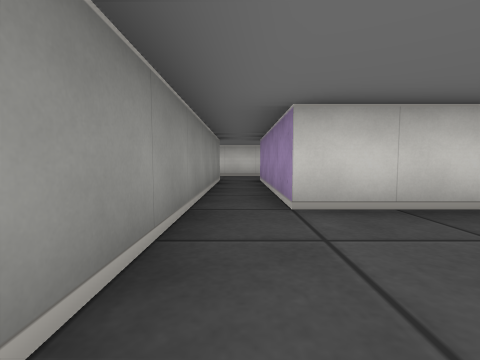
view 1 (above)

17 first-person views from a walk through a cub3D maze. The camera is about half as high as the walls, tilts 4° down and sees 85° across. The floor is counted in squares. Each view is taken from the middle of a square. On the plan, view 1 faces up. The plan holds only what a view shows up to about 9 squares ahead; the rest is blank.

view 2
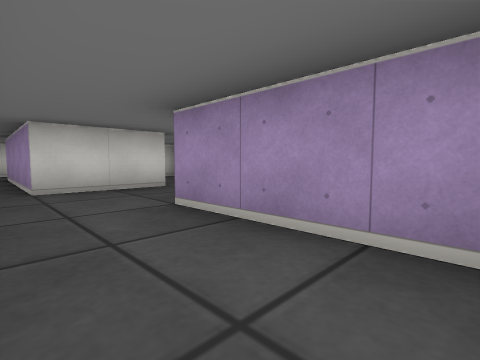

view 3
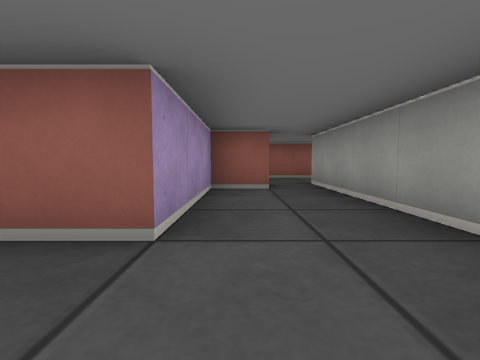

view 4
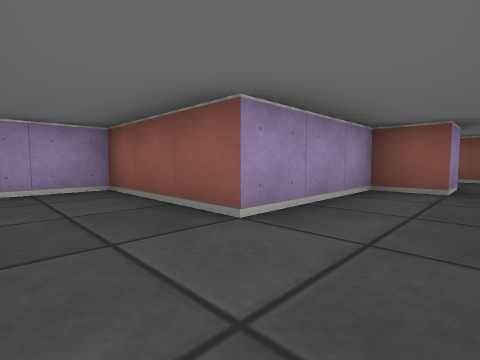

view 5
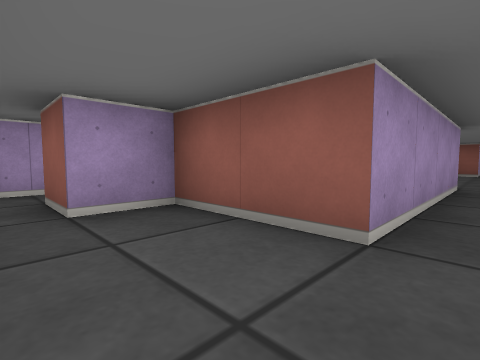

view 6
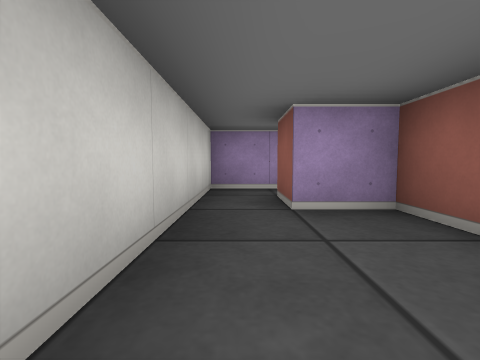

view 7
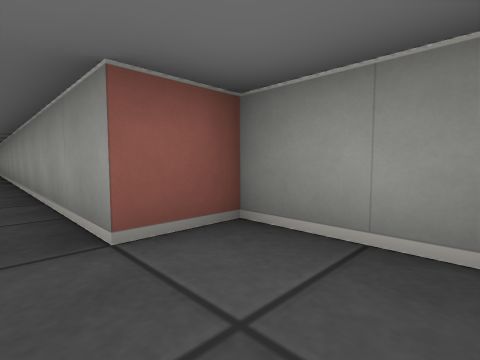

view 8
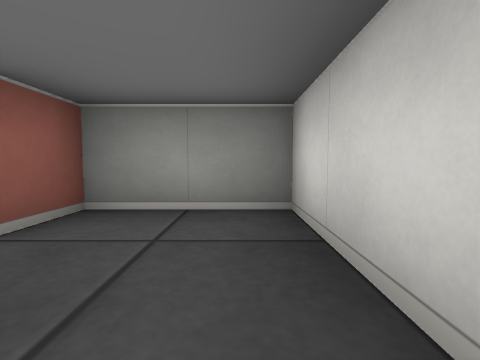

view 9
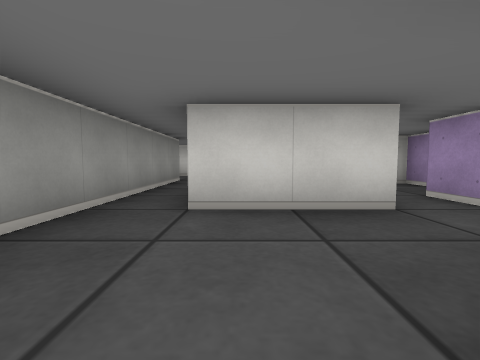

view 10
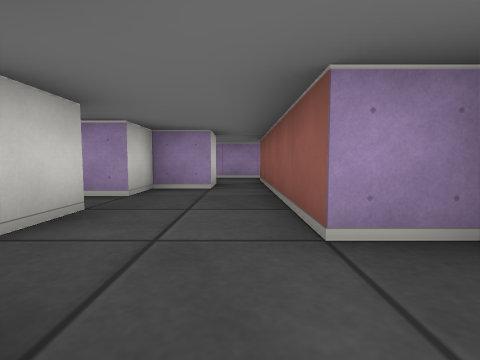

view 11
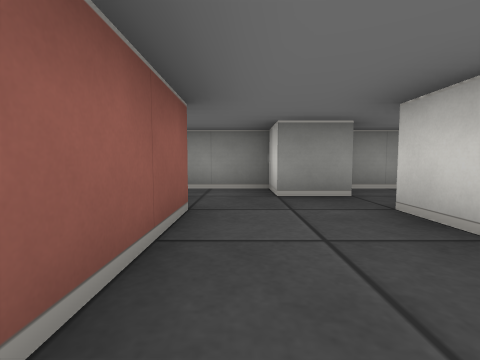

view 12
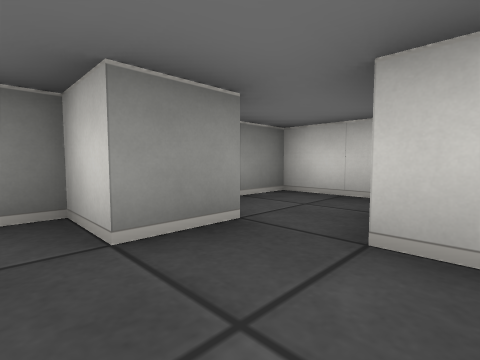

view 13
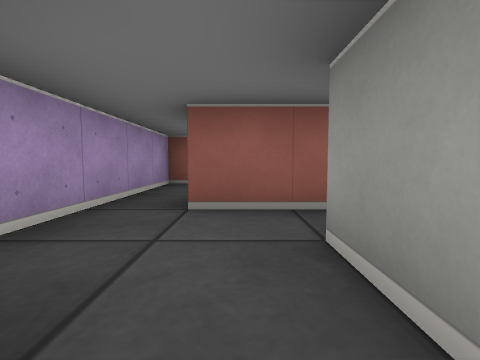

view 14
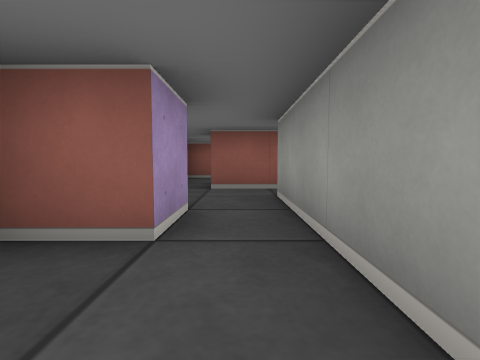

view 15
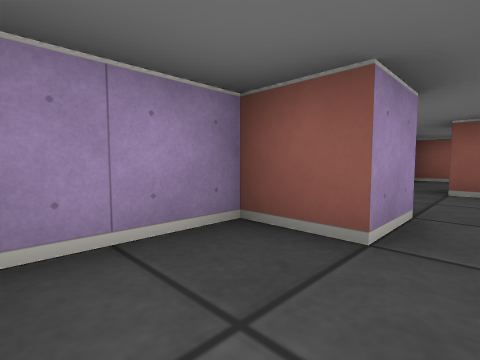

view 16
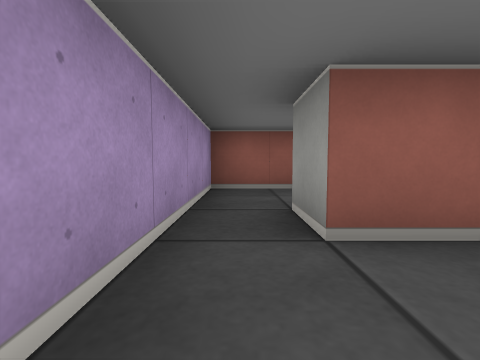

view 17
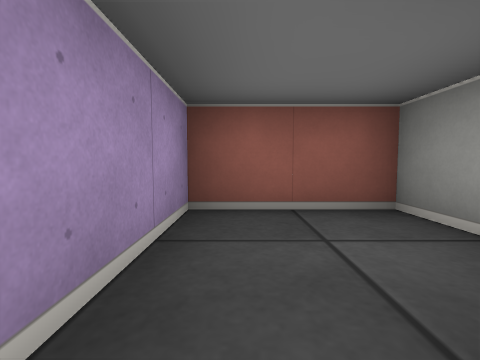

### Floor plan
Points are (right, up) in squares from view 1. A wall is a line through its corners. A room is listed if a view was taken in it or the views show most of it. See-through windows are left out.
Room 1 (views 1, 2, 3, 4, 9)
walls: (-0.5, 2.5) (-0.5, -3.5); (1.4, 2.5) (0.5, 2.5); (0.5, -3.5) (0.5, -2.5) (1.5, -2.5) (1.5, 0.5)
ways out: opening at (0, 3) to room 2; opening at (0, -4) to room 4; opening at (2, 1.5) to room 7
Room 2 (views 5, 6, 7, 8)
walls: (4.5, 7.2) (4.5, 8.5) (-1.5, 8.5) (-1.5, 6.5) (-0.5, 6.5) (-0.5, 2.5); (0.5, 2.5) (0.5, 6.5) (2.5, 6.5) (2.5, 7.5) (3.5, 7.5)
ways out: opening at (0, 3) to room 1
Room 3 (view 10)
walls: (-2.5, -3.4) (-2.5, -4.5) (-3.5, -4.5) (-3.5, -6); (-2.1, -1.5) (-3.5, -1.5) (-3.5, -3.1)
ways out: opening at (-1, -4.5) to room 4; opening at (-3, -6.5)
Room 4 (views 11, 12)
walls: (-0.5, -3.5) (-1.5, -3.5); (1.5, -4.5) (1.5, -3.5) (0.5, -3.5); (-1.5, -5.5) (1.5, -5.5)
ways out: opening at (0, -4) to room 1; opening at (-1, -4.5) to room 3; opening at (2, -5) to room 6
Room 5 (views 13, 14, 15)
walls: (2.5, -1.5) (2.5, -3.5); (3.5, -3.6) (3.5, -2.5) (4.5, -2.5) (4.5, -1)
ways out: opening at (3, -3) to room 6
Room 6 (views 16, 17)
walls: (1.5, -5.5) (3.5, -5.5) (3.5, -6.5); (2.5, -3.5) (2.5, -4.5) (1.5, -4.5); (4.5, -6.6) (4.5, -4.2)
ways out: opening at (2, -5) to room 4; opening at (3, -3) to room 5; opening at (4, -6) to room 8
Room 7 (no view inside)
walls: (2.6, 2.5) (1.4, 2.5); (1.5, 0.5) (4.5, 0.5) (4.5, 1.9)
ways out: opening at (2, 1.5) to room 1; opening at (3, 3)
Room 8 (no view inside)
walls: (2.5, -7.5) (2.5, -8.5) (4.5, -8.5) (4.5, -6.6)
ways out: opening at (4, -6) to room 6

Where each view was taken, in squares from view 1:
view 1: 0 up, 0 right, facing up
view 2: 2 down, 0 right, facing up-right
view 3: 2 up, 1 right, facing down
view 4: 2 up, 0 right, facing down-right
view 5: 8 up, 0 right, facing down-right
view 6: 8 up, 0 right, facing right
view 7: 8 up, 0 right, facing down-left
view 8: 8 up, 1 right, facing left
view 9: 0 up, 1 right, facing up
view 10: 5 down, 3 left, facing right
view 11: 5 down, 1 right, facing left
view 12: 5 down, 1 left, facing up-left
view 13: 3 down, 3 right, facing down
view 14: 1 down, 3 right, facing down
view 15: 1 down, 3 right, facing down-right
view 16: 4 down, 4 right, facing down
view 17: 6 down, 4 right, facing down
